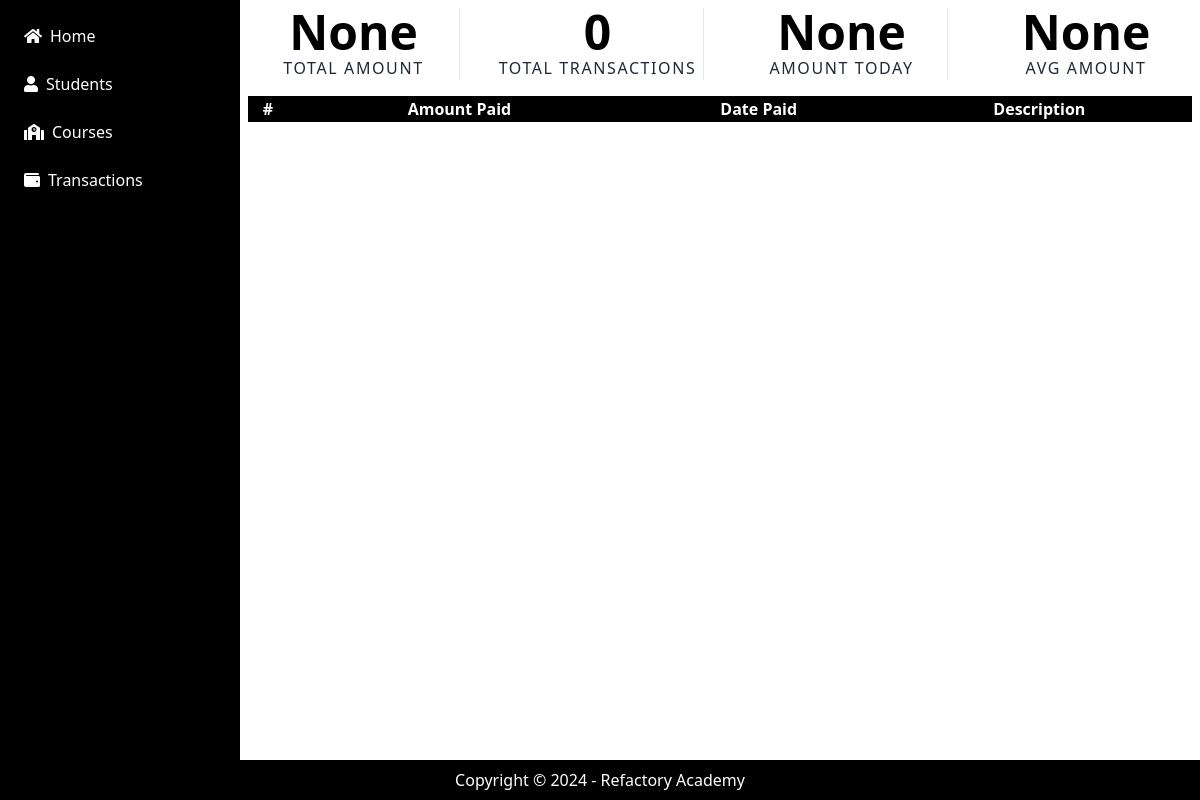
The page /transactions/ on the database as committed earlier.
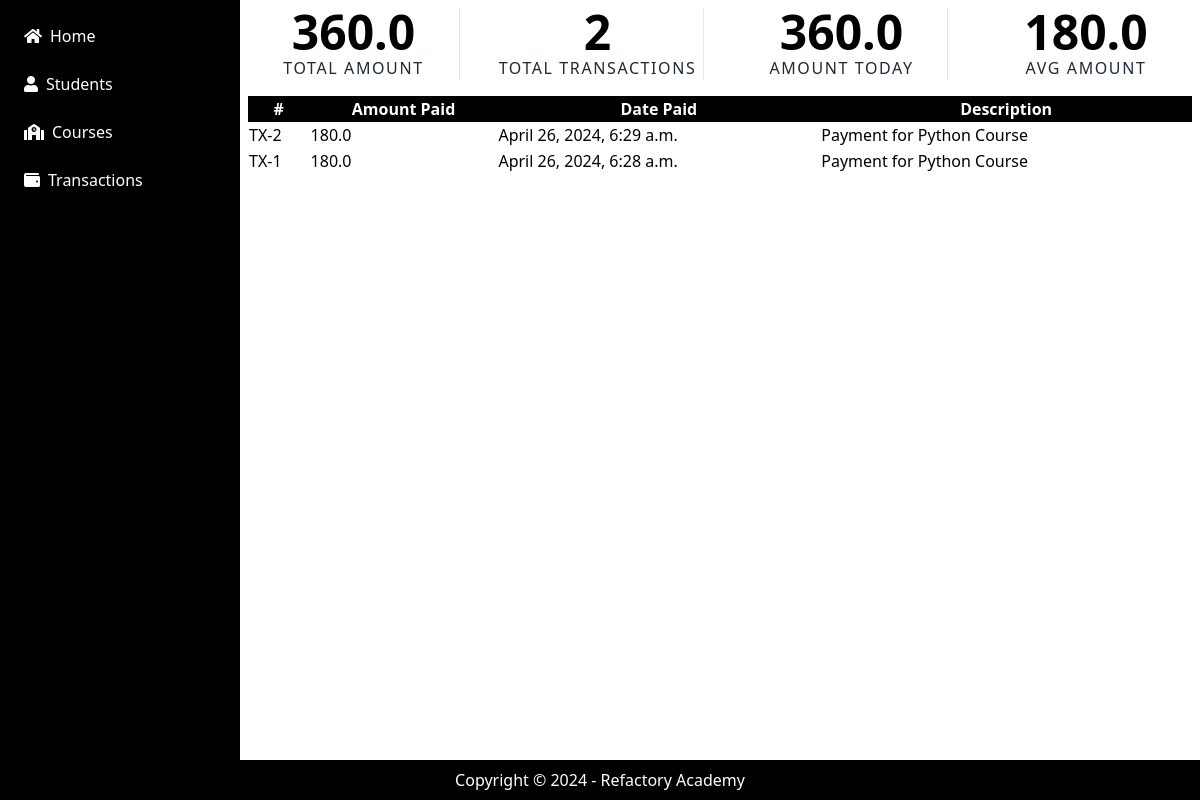
The same page on the database as committed later.
### application/models.py (models this page shows)
class Transactions(models.Model):
    student = models.ForeignKey(Student, on_delete=models.SET_NULL, null=True)
    course = models.ForeignKey(Course, on_delete=models.SET_NULL, null=True)
    amount = models.FloatField(default=0)
    date = models.DateTimeField(auto_now_add=True)
    description = models.TextField()

### application/views.py (the view)
# urls.py: path('transactions/', transactions, name="transactions"),
def transactions(request):
    all_transactions = Transactions.objects.all().order_by('-id')
    total_transactions = Transactions.objects.count()
    total_agg = Transactions.objects.aggregate(total=Sum('amount')) # = {'total': 180 }
    total_amount = total_agg['total']
    total_agg_today = Transactions.objects.filter(date__gte='2024-04-26').aggregate(today_today=Sum('amount'))
    total_today = total_agg_today['today_today']
    average_agg = Transactions.objects.aggregate(total_average=Avg('amount'))
    total_avg = average_agg['total_average']
    context = {
        "all_transactions": all_transactions,
        "total_transactions": total_transactions,
        "total_amount": total_amount,
        "total_today": total_today,
        "total_avg": total_avg,
    }
    template = loader.get_template("transactions.html")
    return HttpResponse(template.render(context))

### application/templates/transactions.html
{% extends 'base.html' %}
{% block content %}
<div class="grid grid-cols-4 gap-8">
    <div class="text-center md:border-r">
        <h6 class="text-2xl font-bold lg:text-5xl xl:text-6xl"> {{ total_amount }} </h6>
        <p class="text-sm font-medium tracking-widest text-gray-800 uppercase lg:text-base">
            Total Amount
        </p>
    </div>
    <div class="text-center md:border-r">
        <h6 class="text-2xl font-bold lg:text-5xl xl:text-6xl"> {{ total_transactions }} </h6>
        <p class="text-sm font-medium tracking-widest text-gray-800 uppercase lg:text-base">
            Total Transactions
        </p>
    </div>
    <div class="text-center md:border-r">
        <h6 class="text-2xl font-bold lg:text-5xl xl:text-6xl"> {{ total_today }} </h6>
        <p class="text-sm font-medium tracking-widest text-gray-800 uppercase lg:text-base">
            Amount Today
        </p>
    </div>
    <div class="text-center">
        <h6 class="text-2xl font-bold lg:text-5xl xl:text-6xl"> {{ total_avg }} </h6>
        <p class="text-sm font-medium tracking-widest text-gray-800 uppercase lg:text-base">
            Avg Amount
        </p>
    </div>
</div>
<table class="w-full mt-4">
    <thead class="bg-black text-white">
        <tr>
            <th> # </th>
            <th> Amount Paid </th>
            <th> Date Paid </th>
            <th> Description </th>
        </tr>
    </thead>
    <tbody>
        {% for tx in all_transactions %}
            <tr>
                <td> TX-{{ tx.id }} </td>
                <td> {{ tx.amount }} </td>
                <td> {{ tx.date }} </td>
                <td> {{ tx.description }} </td>
            </tr>
        {% endfor %}
    </tbody>
</table>
{% endblock %}

Rows that differ between the two databases and show on the page:
added Transactions: id "2", amount "180.0", date "April 26, 2024, 6:29 a.m.", description "Payment for Python Course"
added Transactions: id "1", amount "180.0", date "April 26, 2024, 6:28 a.m.", description "Payment for Python Course"
Other text that changed with them:
{{ total_amount }}: "None" → "360.0"
{{ total_transactions }}: "0" → "2"
{{ total_today }}: "None" → "360.0"
{{ total_avg }}: "None" → "180.0"
